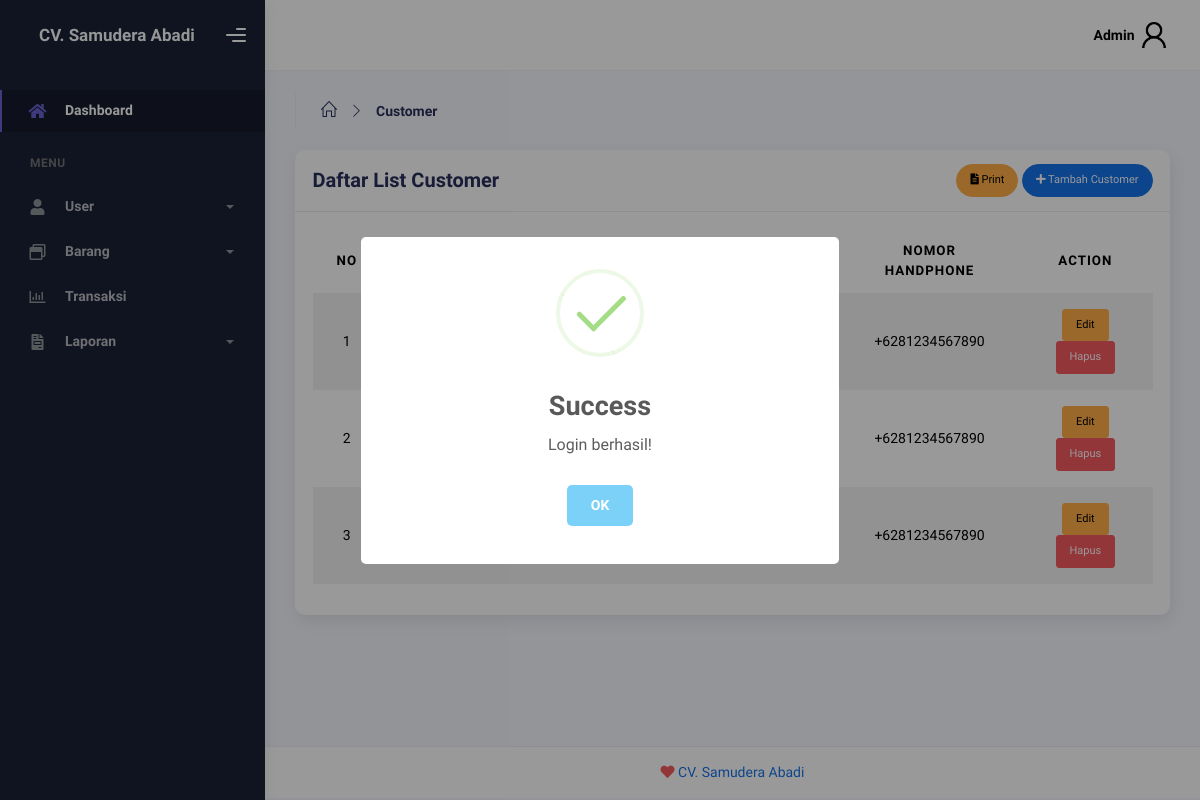
Screenshot of /admin/pelanggan-list (signed in) with the database file from the repository.
### tables this page shows
CREATE TABLE pelanggan (
    id INT(5) AUTO_INCREMENT PRIMARY KEY,
    email VARCHAR(50) NOT NULL UNIQUE,
    nama VARCHAR(50) NOT NULL,
    jenis_kelamin ENUM('laki-laki', 'perempuan') NOT NULL,
    alamat VARCHAR(150) NOT NULL,
    kota VARCHAR(25),
    kode_pos VARCHAR(5),
    pekerjaan VARCHAR(20),
    perusahaan VARCHAR(25),
    npwp VARCHAR(16),
    no_telp VARCHAR(15) NOT NULL,
    foto VARCHAR(50),
    created_at TIMESTAMP DEFAULT CURRENT_TIMESTAMP,
    FOREIGN KEY (email) REFERENCES users(email)
);

### controllers/admin/IndexAdminCtrl.php (called while the page is built, shortened)
<?php
class IndexAdminCtrl {
    private $pelanggan;
    public function __construct($pdo = null) {
        $this->pelanggan = new Pelanggan($pdo);
    }
    public function pelanggan() {
        $pelangganUser = $this->pelanggan->getAll();
        renderView('admin/user/list-pelanggan', compact('pelangganUser'));
    }
}

### public/index.php (called while the page is built, shortened)
<?php
require_once '../config/app.php';
require_once '../routes/index.php';
handleRequest($_SERVER['REQUEST_URI'], $pdo);
?>

### models/BaseModel.php (called while the page is built, shortened)
<?php
class BaseModel {
    protected $pdo;
    protected $table;
    public function __construct($pdo, $table) {
        $this->pdo = $pdo;
        $this->table = $table;
    }
    public function getAll() {
        $stmt = $this->pdo->prepare("SELECT * FROM $this->table");
        $stmt->execute();
        return $stmt->fetchAll(PDO::FETCH_ASSOC);
    }
}
?>

### views/pages/admin/user/list-pelanggan.php (the view, shortened to what this page needs)
<div class="container">
    <div class="page-inner">
        <div class="page-header">
            <ul class="breadcrumbs" style="margin:0;">
                <li class="nav-home">
                    <a href="/admin/dashboard">
                    <i class="icon-home"></i>
                    </a>
                </li>
                <li class="separator">
                    <i class="icon-arrow-right"></i>
                </li>
                <li class="nav-item">
                    <b>Customer</b>
                </li>
            </ul>
        </div>
        <div class="row">
            <div class="col-md-12">
                <div class="card">
                    <div class="card-header d-flex justify-content-between">
                        <h4 class="card-title">Daftar List Customer</h4>
                        <div>
                            <a class="btn btn-sm btn-warning btn-round ms-auto" href="" onclick="printReport()">
                                <i class="fas fa-file-alt"></i>
                                Print
                            </a>
                            <a class="btn btn-sm btn-primary btn-round ms-auto" href="/admin/create/pelanggan">
                                <i class="fa fa-plus"></i>
                                Tambah Customer
                            </a>
                        </div>
                    </div>
                    <div class="card-body">
                        <div class="table-responsive">
                            <table id="multi-filter-select" class="display table table-striped table-hover text-center">
                                <thead>
                                    <tr>
                                        <th>No</th>
                                        <th>Nama</th>
                                        <th>Email</th>
                                        <th>Jenis Kelamin</th>
                                        <th>Nomor Handphone</th>
                                        <th class="no-print">Action</th>
                                    </tr>
                                </thead>
                                <tbody>
                                <?php if (isset($pelangganUser) && (is_iterable($pelangganUser) || is_object($pelangganUser))) : ?>
                                    <?php foreach ($pelangganUser as $index => $item): ?>
                                    <tr>
                                        <td><?php echo $index + 1; ?></td>
                                        <td>
                                            <a href="/admin/pelanggan/detail/<?php echo $item['id']; ?>"><?php echo $item['nama']; ?></a>
                                        </td>
                                        <td><?php echo $item['email']; ?></td>
                                        <td>
                                            <?php if ($item['jenis_kelamin'] == 'laki-laki') {
                                                echo '<span class="badge badge-primary">Laki-Laki</span>';
                                            } else {
                                                echo '<span class="badge badge-success">Perempuan</span>';
                                            }
                                            ?>
                                        </td>
                                        <td><?php echo $item['no_telp']; ?></td>
                                        <td class="no-print">
                                            <a href="/admin/edit/pelanggan/<?php echo $item['id']; ?>" class="btn btn-sm btn-warning">Edit</a>
                                            <button
                                            type="button"
                                            class="btn btn-sm btn-danger"
                                            onclick="deletePelanggan('<?php echo $item['id']; ?>','<?php echo $item['nama']; ?>')">
                                                Hapus
                                            </button>
                                        </td>
                                    </tr>
                                    <?php endforeach; ?>
                                <?php endif; ?>
                                </tbody>
                            </table>
                        </div>
                    </div>
                </div>
            </div>
        </div>
    </div>
</div>

### config/app.php (shortened to what this page needs)
<?php
$routes = [];
function addRoute($method, $route, $controllerPath, $controller, $action) {
    global $routes;
    $routes[] = [
        'method' => $method,
        'route' => $route,
        'controllerPath' => $controllerPath,
        'controller' => $controller,
        'action' => $action
    ];
}
function handleRequest($requestUri, $pdo) {
    global $routes;
    foreach ($routes as $route) {
        if ($_SERVER['REQUEST_METHOD'] == $route['method']) {
            $pattern = str_replace(':id', '(\d+)', $route['route']);
            if (preg_match("#^{$pattern}$#", $requestUri, $matches)) {
                array_shift($matches);
                $controllerFilePath = "../controllers/{$route['controllerPath']}/{$route['controller']}.php";
                if (file_exists($controllerFilePath)) {
                    $controller = new $controllerClass($pdo);
                    $action = $route['action'];
                    $controller->$action(...$matches);
                    return;
                }
            }
        }
    }
    require_once '../views/components/auth/header.php';
    require_once '../views/components/auth/footer.php';
}
function renderView($view, $data = []) {
    extract($data);
    $baseDir = '../views/';
    $requestUri = filter_var($_SERVER['REQUEST_URI'], FILTER_SANITIZE_URL);
    if ($requestUri == "/login" || $requestUri == "/register") {
        $component = 'auth';
    } elseif (strpos($requestUri, "/admin") === 0) {
        $component = 'admin';
    } elseif ($requestUri == "/" || strpos($requestUri, "/public") === 0) {
        $component = 'guest';
    } else {
        $component = 'pelanggan';
    }
    $headerPath = $baseDir . "components/{$component}/header.php";
    $contentPath = $baseDir . "pages/{$view}.php";
    $footerPath = $baseDir . "components/{$component}/footer.php";
    if (file_exists($headerPath)) require_once $headerPath;
    if (file_exists($contentPath)) require_once $contentPath;
    if (file_exists($footerPath)) require_once $footerPath;
}

### rows the page displays
pelanggan: no_telp "+6281234567890"
pelanggan: no_telp "+6281234567890"
pelanggan: no_telp "+6281234567890"
